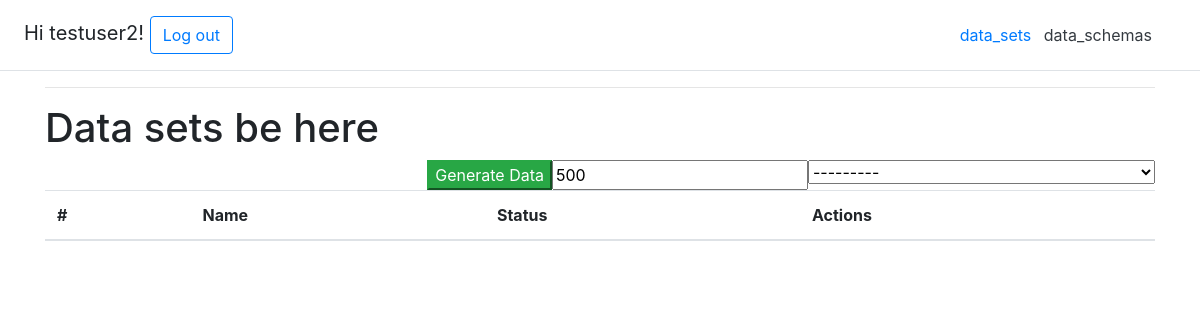
Before: /data_sets/ (signed in) with the older database file.
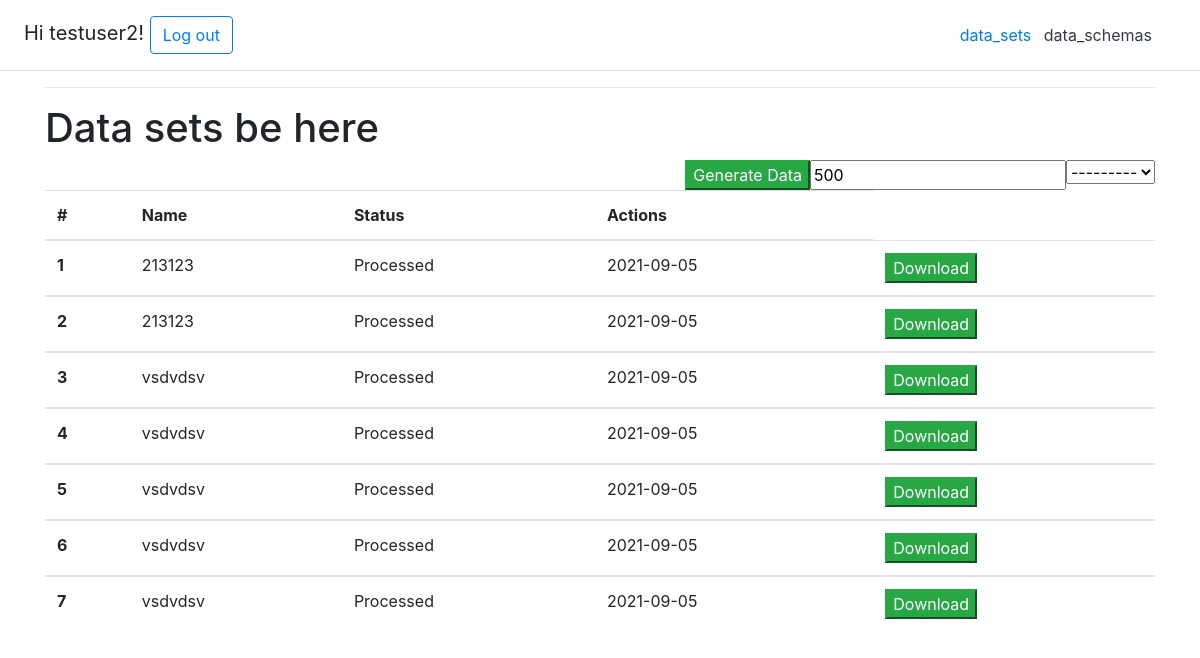
After: the same page with the newer database file.
### main/models.py (models this page shows, shortened)
class Schema(models.Model):
    last_mod = models.DateTimeField(auto_now=True)
    user = models.ForeignKey(User, on_delete=models.CASCADE)
    column_cep = models.CharField(max_length=20, choices=(
        ('Comma(,)', ','),
        ('Semicolon(;)', ';')), default='Comma(,)')
    string_character = models.CharField(max_length=20, choices=(
        (r'"', r'"'),
        (r"'", r"'")), default=r'"')
    name_schema = models.CharField(max_length=200, unique=True, default=uuid.uuid1)
    column_field1 = models.CharField(max_length=20, choices=COLUMN_FIELD_CHOICES)
    def __str__(self):
        return self.name_schema

class Sets(models.Model):
    user = models.ForeignKey(User, on_delete=models.CASCADE)
    status = models.CharField(max_length=20, choices=SET_STATUSE_CHOISES)
    name_schema = models.ForeignKey(Schema, on_delete=models.CASCADE)
    download_link = models.CharField(max_length=200, blank=True)
    create_time = models.DateTimeField(auto_now_add=True)
    rows = models.IntegerField()

### main/views.py (the view, shortened to what this page needs)
# urls.py: path("data_sets/", views.data_sets, name="data_sets"),
def data_sets(request):
    setform = SetForm()
    setform.fields['name_schema'].queryset = Schema.objects.filter(user=request.user)
    sl = Sets.objects.filter(user=request.user)
    if request.method == 'GET':
        return render(request, 'fake_csv_app/data_sets.html', {'sl': sl, 'setform': setform })

### main/forms.py
class SetForm(forms.Form):
    name_schema = forms.ModelChoiceField(queryset=Schema.objects.all(),
                                         widget=forms.Select)

### main/templates/fake_csv_app/data_sets.html (shortened to what this page needs)
{% extends 'fake_csv_app/base.html'%}
{% block content %}
<h1> Data sets be here </h1>
<form method="POST">
    <div class=".flex-sm-row-reverse">
            <div class="float-right">
            {{setform.name_schema }}
            </div>
    <input class="float-right" name="row" value="500">
    <button type="submit" name="save" value="save" class="btn-success float-right">Generate Data</button>
    </div>
</form>
<form method="POST">
    <table class='table table-hover'>
      <thead>
    <tr>
      <th scope="col">#</th>
      <th scope="col">Name</th>
      <th scope="col">Status</th>
      <th scope="col">Actions</th>
    </tr>
  </thead>
    {% for schema in sl %}
  <tbody>
    <tr>
      <th scope="row">{{ forloop.counter }}</th>
      <td>{{schema.name_schema}}</td>
        <td>{{schema.status}}</td>
      <td>{{schema.create_time |date:'Y-m-d '}}</td>
      <td>
        <button type="submit" class="btn-success" name="download" value="download-{{ schema.id}}" id="download-{{ schema.id}}">Download</button>
      </td>
    </tr>
    {% endfor %}
    </table>
</form>
{% endblock %}

Changed rows visible on the page:
now on this page (row edited): Sets: name_schema "213123", status "Processed", create_time "2021-09-05"
now on this page (row edited): Sets: name_schema "213123", status "Processed", create_time "2021-09-05"
now on this page (row edited): Sets: name_schema "vsdvdsv", status "Processed", create_time "2021-09-05"
now on this page (row edited): Sets: name_schema "vsdvdsv", status "Processed", create_time "2021-09-05"
now on this page (row edited): Sets: name_schema "vsdvdsv", status "Processed", create_time "2021-09-05"
added Sets: name_schema "vsdvdsv", status "Processed", create_time "2021-09-05"
added Sets: name_schema "vsdvdsv", status "Processed", create_time "2021-09-05"
